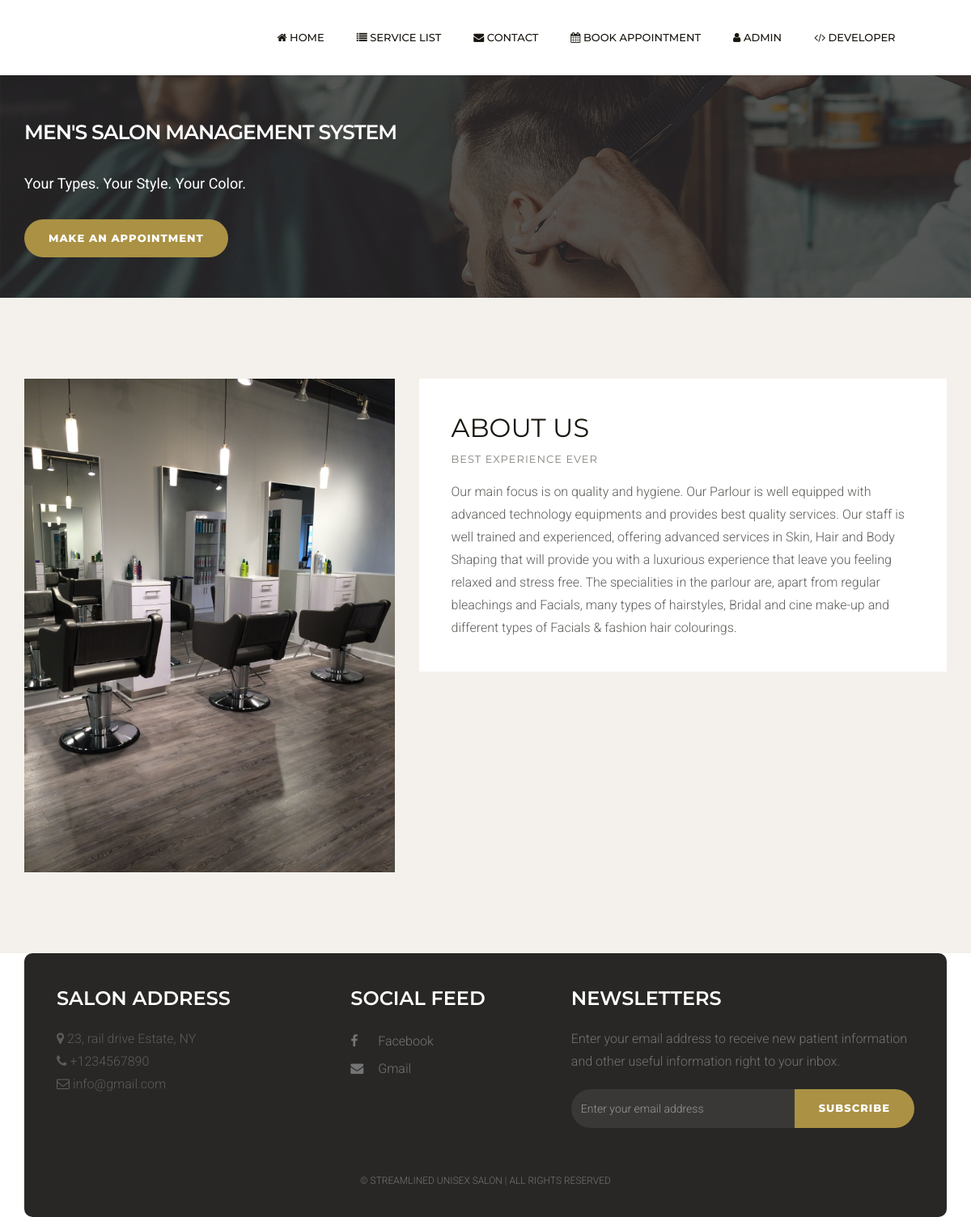
The page / on the database its author committed.
### tables this page shows
CREATE TABLE `tblpage` (
  `ID` int(10) NOT NULL,
  `PageType` varchar(200) DEFAULT NULL,
  `PageTitle` mediumtext DEFAULT NULL,
  `PageDescription` mediumtext DEFAULT NULL,
  `Email` varchar(200) DEFAULT NULL,
  `MobileNumber` bigint(10) DEFAULT NULL,
  `UpdationDate` date DEFAULT NULL,
  `Timing` varchar(200) NOT NULL
);

### index.php (the view, shortened to what this page needs)
<!DOCTYPE html>
<html lang="en">
<head>
    <link href="css/bootstrap.min.css" rel="stylesheet">
    <link href="css/font-awesome.min.css" rel="stylesheet">
    <link href="css/style.css" rel="stylesheet">
</head>
<body>
    <?php include_once('includes/header.php');?>
    <div class="hero-section">
        <div class="container">
            <div class="row">
                <div class="col-lg-6 col-md-6 col-sm-6 col-xs-12">
                    <h1 class="hero-title">Men's salon Management System</h1>
                    <p class="hero-text"><strong>Your Types. Your Style. Your Color.</strong> </p>
                    <a href="appointment.php" class="btn btn-default">Make an Appointment</a> </div>
            </div>
        </div>
    </div>
    <div class="space-medium bg-default">
        <div class="container">
            <div class="row">
                <div class="col-lg-5 col-md-5 col-sm-12 col-xs-12"><img src="images/front.jpg" alt="" class="img-responsive"></div>
                <div class="col-lg-7 col-md-7 col-sm-12 col-xs-12">
                    <div class="well-block">
                        <?php
$ret=mysqli_query($con,"select * from tblpage where PageType='aboutus' ");
while ($row=mysqli_fetch_array($ret)) {
?>
                        <h1><?php  echo $row['PageTitle'];?></h1>
                        <h5 class="small-title ">best experience ever</h5>
                        <p><?php  echo $row['PageDescription'];?></p><?php } ?>
                         </div>
                </div>
            </div>
        </div>
    </div>
    <?php include_once('includes/footer.php');?>
</body>
</html>

### includes/header.php (shortened to what this page needs)
<div class="header">
        <div class="container">
            <div class="row">
                <div class="col-lg-3 col-md-4 col-sm-12 col-xs-12">
                </div>
                <div class="col-lg-9 col-md-4 col-sm-12 col-xs-12">
                    <div class="navigation">
                        <div id="navigation">
                            <ul>
                            <li class="active"><a href="index.php" title="Home"><i class="fa fa-home"></i><span class="nav-text"> Home</span></a></li>
                                <li><a href="service-list.php" title="Service List"><i class="fa fa-list"></i><span class="nav-text"> Service List</span></a></li>
                                <li><a href="contact.php" title="Contact Us"><i class="fa fa-envelope"></i><span class="nav-text"> Contact</span></a></li>
                                <li><a href="appointment.php" title="Book Appointment"><i class="fa fa-calendar"></i><span class="nav-text"> Book Appointment</span></a></li>
                                <li><a href="admin/index.php" title="Admin"><i class="fa fa-user"></i><span class="nav-text"> Admin</span></a></li>
                                <li><a href="developer.php" title="Developer Page"><i class="fa fa-code"></i><span class="nav-text"> Developer</span></a></li>
                            </ul>
                        </div>
                    </div>
                </div>
            </div>
        </div>
    </div>

### includes/footer.php (shortened to what this page needs)
<?php
include('includes/dbconnection.php');
?>
<!DOCTYPE HTML>
<html>
<head>
<link href="css/bootstrap.css" rel='stylesheet' type='text/css' />
<link href="css/style.css" rel='stylesheet' type='text/css' />
<link href="css/font-awesome.css" rel="stylesheet">
<link href="css/animate.css" rel="stylesheet" type="text/css" media="all">
<link href="css/custom.css" rel="stylesheet">
</head>
<body class="">
    <div class="main-content">
        <div class="container">
            <div class="footer-block">
                <div class="row">
                    <div class="col-lg-4 col-md-4 col-sm-6 col-xs-12">
                        <div class="footer-widget">
                            <h2 class="widget-title">Salon Address</h2>
                            <ul class="listnone contact">
                                <?php
                                $ret = mysqli_query($con, "SELECT * FROM tblpage WHERE PageType='contactus'");
                                while ($row = mysqli_fetch_array($ret)) {
                                ?>
                                <li><i class="fa fa-map-marker"></i> <?php echo $row['PageDescription']; ?> </li>
                                <li><i class="fa fa-phone"></i> +<?php echo $row['MobileNumber']; ?></li>
                                <li><i class="fa fa-envelope-o"></i> <?php echo $row['Email']; ?></li>
                                <?php } ?>
                            </ul>
                        </div>
                    </div>
                    <div class="col-lg-3 col-md-3 col-sm-6 col-xs-12">
                        <div class="footer-widget footer-social">
                            <h2 class="widget-title">Social Feed</h2>
                            <ul class="listnone">
                                <li><a href="#"><i class="fa fa-facebook"></i> Facebook</a></li>
                                <li><a href="#"><i class="fa fa-envelope"></i> Gmail</a></li>
                            </ul>
                        </div>
                    </div>
                    <div class="col-lg-5 col-md-5 col-sm-12 col-xs-12">
                        <div class="footer-widget widget-newsletter">
                            <h2 class="widget-title">Newsletters</h2>
                            <p>Enter your email address to receive new patient information and other useful information right to your inbox.</p>
                            <form method="post">
                                <div class="input-group">
                                    <input type="email" class="form-control" placeholder="Enter your email address" name="email" required>
                                    <span class="input-group-btn">
                                        <button class="btn btn-default" type="submit" value="submit" name="sub">Subscribe</button>
                                    </span>
                                </div>
                            </form>
                        </div>
                    </div>
                </div>
                <div class="tiny-footer">
                    <div class="row">
                        <div class="col-lg-12 col-md-12 col-sm-12 col-xs-12">
                            <div class="copyright-content">
                                <p> © Streamlined Unisex Salon | All rights reserved</p>
                            </div>
                        </div>
                    </div>
                </div>
            </div>
        </div>
    </div>
</body>
</html>

### css/style.css (style rules this page uses)
body { font-size: 16px; background-color: #fff; color: #5d5c59; font-family: 'Roboto', sans-serif; line-height: 28px; font-weight: 300; }
h1, h2, h3, h4, h5, h6 { margin: 0; padding: 0; margin-bottom: 10px; color: #18150d; font-weight: 400; font-family: 'Montserrat', sans-serif; text-transform: uppercase; -webkit-font-smoothing: antialiased; text-rendering: optimizeLegibility; }
h1 { font-size: 32px; line-height: 42px; }
h2 { font-size: 24px; line-height: 32px; }
h5 { font-size: 14px; }
p { margin: 0 0 20px; }
p:last-child { margin-bottom: 0px; }
ul, ol { margin: 0; }
a { color: #aa9144; text-decoration: none; -webkit-transition: all 0.3s; -moz-transition: all 0.3s; transition: all 0.3s; }
b, strong { font-weight: 400; }
.listnone { list-style: none; padding: 0px; }
.form-control { width: 100%; height: 50px; padding: 6px 12px; font-size: 16px; line-height: 1.42857143; color: #333; background-color: #fff; border: 1px solid #dcd9d3; background-image: none; border-radius: 10px; -webkit-box-shadow: inset 0 0px 0px rgba(255, 255, 255, .075); box-shadow: inset 3px 3px 3px rgba(255, 255, 255, .075); margin-bottom: 15px; }
.btn { display: inline-block; padding: 14px 30px; margin-bottom: 0; font-size: 13px; font-weight: 800; letter-spacing: 1px; line-height: 1.42857143; text-align: center; border: none; text-transform: uppercase; border-radius: 100px;font-family: 'Montserrat', sans-serif; -webkit-font-smoothing: antialiased; text-rendering: optimizeLegibility; }
.btn-default { color: #fff; background-color: #aa9144; }
.space-medium { padding-top: 100px; padding-bottom: 100px; }
.bg-default { background-color: #f4f1ec; }
.small-title { color: #84837f; font-size: 13px; letter-spacing: 1px; margin-bottom: 20px; }
.well-block { background-color: #fff;padding: 40px; }
.header { background-color: #fff; z-index: 9999; position: relative; padding-top: 20px; padding-bottom: 20px; }
.hero-section { padding-top: 135px; padding-bottom: 135px; background: linear-gradient(rgba(36, 39, 38, 0.5), rgba(36, 39, 38, 0.5)), rgba(36, 39, 38, 0.5) url(../images/hero-img.jpg) no-repeat center; background-size: cover; }
.hero-title { font-size: 46px; color: #fff; line-height: 58px; font-weight: 600; margin-bottom: 30px; letter-spacing: -1px; }
.hero-text { font-size: 18px; color: #fff; margin-bottom: 30px; }
.navigation { float: right; }
#navigation, #navigation ul, #navigation ul li, #navigation ul li a, #navigation #menu-button { margin: 0; padding: 0; border: 0; list-style: none; line-height: 1; display: block; position: relative; -webkit-box-sizing: border-box; -moz-box-sizing: border-box; box-sizing: border-box; }
#navigation:after, #navigation > ul:after { content: "."; display: block; clear: both; visibility: hidden; line-height: 0; height: 0; }
#navigation { font-family: 'Montserrat', sans-serif; -webkit-font-smoothing: antialiased; text-rendering: optimizeLegibility; }
#navigation > ul > li { float: left; }
#navigation > ul > li > a { padding: 20px; font-size: 13px; color: #18150d; text-decoration: none; font-weight: 500; text-transform: uppercase; }
.footer-block { background-color: #282725;padding: 40px 40px 10px 40px; border-radius: 10px; }
.footer-widget p { color: #747474; }
.footer-widget .widget-title { color: #fff; font-weight: 600; padding-bottom: 20px; margin-bottom: 30px; }
.footer-widget li a { color: #747474; line-height: 34px; }
.footer-social ul li a i { padding-right: 10px; width: 30px; }
.widget-newsletter .form-control { height: 48px; color: #eee; background-color: #393836; border: none; box-shadow: none; font-size: 14px; border-radius: 30px 0px 0px 30px; }
.widget-newsletter button { height: 48px; }
.tiny-footer { padding-top: 19px; padding-bottom: 9px; font-size: 12px; color: #56575e; text-align: left; text-transform: uppercase; text-align: center; }
.copyright-content { padding: 12px; color: #747474; }
.widget-title { margin-bottom: 20px; }
@media only screen and (max-width : 1200px) { .navigation { float: none; } }
@media only screen and (max-width : 1200px) { .hero-title { font-size: 25px; line-height: 40px; } }
@media only screen and (max-width : 1200px) { .hero-section { padding-top: 50px; padding-bottom: 50px; } }
@media only screen and (max-width : 1200px) { .footer-widget { margin-bottom: 20px; } }
@media only screen and (max-width : 1200px) { .footer-widget .widget-title { margin-bottom: 0px; } }

### rows shown on the page
tblpage: PageTitle "ABOUT US", PageDescription "Our main focus is on quality and hygiene. Our Parlour is well equipped with advanced technology equipments and provides best quality services. Our staff is well trained and experienced, offering advanced services in Skin, Hair and Body Shaping that will provide you with a luxurious experience that leave you feeling relaxed and stress free. The specialities in the parlour are, apart from regular bleachings and Facials, many types of hairstyles, Bridal and cine make-up and different types of Facials & fashion hair colourings."
tblpage: PageDescription "23, rail drive Estate, NY", MobileNumber "1234567890", Email "info@gmail.com"
